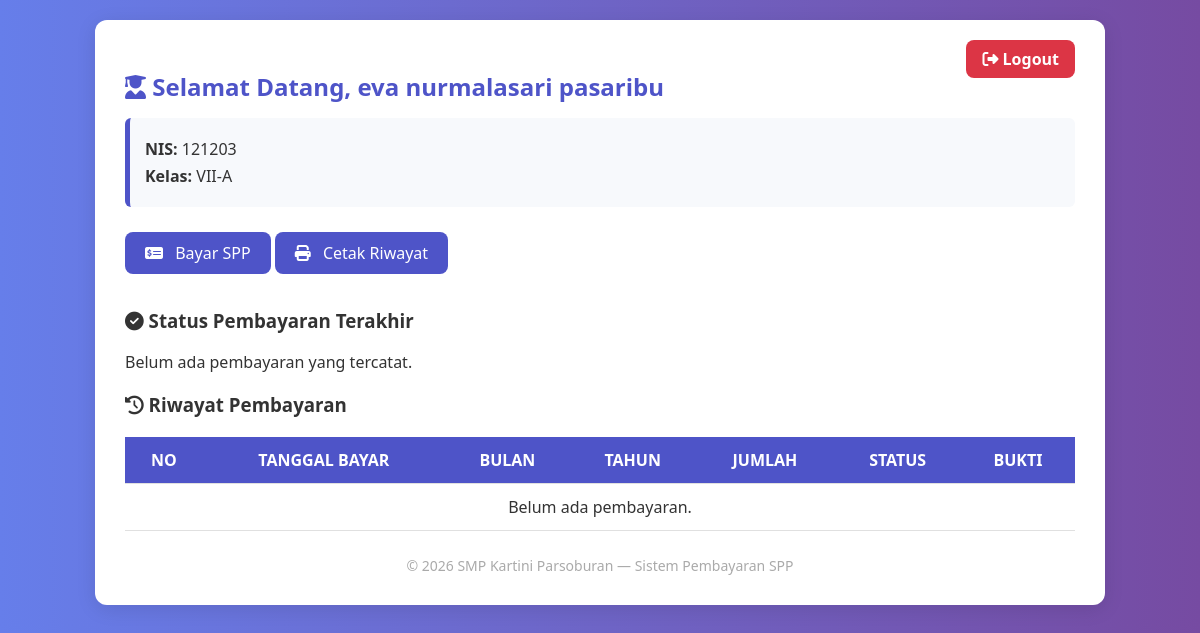
The app's page /siswa/dashboard.php (signed in) with its own data.
### tables this page shows
CREATE TABLE `siswa` (
  `id` int(11) NOT NULL,
  `id_user` int(11) NOT NULL,
  `nama` varchar(50) NOT NULL,
  `kelas` varchar(10) NOT NULL,
  `nis` varchar(10) NOT NULL
);

### siswa/dashboard.php (the view, shortened to what this page needs)
<?php
include '../config/koneksi.php';
$id_user = $_SESSION['id'];
$query_siswa = mysqli_query($koneksi, "SELECT * FROM siswa WHERE id_user = '$id_user'");
$data_siswa = mysqli_fetch_assoc($query_siswa);
if (!$data_siswa) {
    echo "<script>alert('Data siswa tidak ditemukan. Silakan hubungi admin.');</script>";
    $nama_siswa = 'Tidak ditemukan';
    $nis_siswa = '-';
    $kelas_siswa = '-';
    $id_siswa = 0;
} else {
    $nama_siswa = $data_siswa['nama'];
    $nis_siswa = $data_siswa['nis'];
    $kelas_siswa = $data_siswa['kelas'];
    $id_siswa = $data_siswa['id'];
}
$bulan_ini = date('F');
$tahun_ini = date('Y');
?>
<!DOCTYPE html>
<html lang="id">
<head>
    <link rel="stylesheet" href="https://cdnjs.cloudflare.com/ajax/libs/font-awesome/6.5.0/css/all.min.css">
</head>
<body>
<div class="container">
    <a href="../logout.php" class="logout-btn"><i class="fas fa-sign-out-alt"></i> Logout</a>
    <h2><i class="fas fa-user-graduate"></i> Selamat Datang, <?= htmlspecialchars($nama_siswa) ?></h2>
    <div class="info">
        <p><strong>NIS:</strong> <?= htmlspecialchars($nis_siswa) ?></p>
        <p><strong>Kelas:</strong> <?= htmlspecialchars($kelas_siswa) ?></p>
    </div>
    <?php if ($id_siswa != 0): ?>
        <a href="bayar_spp.php?bulan=<?= $bulan_ini ?>&tahun=<?= $tahun_ini ?>" class="upload-btn">
            <i class="fas fa-money-check-alt"></i> Bayar SPP
        </a>
        <a href="cetak_riwayat.php" class="upload-btn" target="_blank">
            <i class="fas fa-print"></i> Cetak Riwayat
        </a>
        <h3><i class="fas fa-check-circle"></i> Status Pembayaran Terakhir</h3>
        <?php
        $last = mysqli_query($koneksi, "SELECT * FROM pembayaran WHERE id_siswa = '$id_siswa' ORDER BY tanggal_bayar DESC LIMIT 1");
        $latest = mysqli_fetch_assoc($last);
        if ($latest) {
            echo "<p><strong>Bulan:</strong> " . htmlspecialchars($latest['bulan']) . " " . htmlspecialchars($latest['tahun']) . "</p>";
            echo "<p><strong>Status:</strong> " .
                ($latest['status'] == 'lunas'
                    ? "<span class='status-lunas'>Lunas</span>"
                    : "<span class='status-pending'>Menunggu Verifikasi</span>") . "</p>";
        } else {
            echo "<p>Belum ada pembayaran yang tercatat.</p>";
        }
        ?>
        <h3><i class="fas fa-history"></i> Riwayat Pembayaran</h3>
        <table>
            <tr>
                <th>No</th>
                <th>Tanggal Bayar</th>
                <th>Bulan</th>
                <th>Tahun</th>
                <th>Jumlah</th>
                <th>Status</th>
                <th>Bukti</th>
            </tr>
            <?php
            $no = 1;
            $riwayat = mysqli_query($koneksi, "SELECT * FROM pembayaran WHERE id_siswa = '$id_siswa' ORDER BY tanggal_bayar DESC");
            if (mysqli_num_rows($riwayat) > 0) {
                while ($row = mysqli_fetch_assoc($riwayat)) {
                    echo "<tr>";
                    echo "<td>" . $no++ . "</td>";
                    echo "<td>" . htmlspecialchars($row['tanggal_bayar']) . "</td>";
                    echo "<td>" . htmlspecialchars($row['bulan']) . "</td>";
                    echo "<td>" . htmlspecialchars($row['tahun']) . "</td>";
                    echo "<td>Rp " . number_format($row['jumlah'], 0, ',', '.') . "</td>";
                    echo "<td>" .
                        ($row['status'] == 'lunas'
                            ? "<span class='status-lunas'>Lunas</span>"
                            : "<span class='status-pending'>Menunggu Verifikasi</span>") . "</td>";
                    echo "<td>";
                    if (!empty($row['bukti'])) {
                        echo "<a href='../uploads/" . htmlspecialchars($row['bukti']) . "' target='_blank'><i class='fas fa-image'></i> Lihat</a>";
                    } else {
                        echo "Belum Upload";
                    }
                    echo "</td>";
                    echo "</tr>";
                }
            } else {
                echo "<tr><td colspan='7'>Belum ada pembayaran.</td></tr>";
            }
            ?>
        </table>
    <?php else: ?>
        <p style="color: red;">⚠️ Akun Anda belum terhubung ke data siswa. Silakan hubungi admin.</p>
    <?php endif; ?>
    <div class="footer">
        &copy; <?= date('Y') ?> SMP Kartini Parsoburan — Sistem Pembayaran SPP
    </div>
</div>
</body>
</html>

### siswa/dashboard.php (style rules this page uses)
body { font-family: 'Segoe UI', sans-serif; background: linear-gradient(to right, #667eea, #764ba2); color: #333; margin: 0; padding: 20px; }
.container { max-width: 950px; margin: auto; background: #fff; padding: 30px; border-radius: 12px; box-shadow: 0 4px 20px rgba(0,0,0,0.1); position: relative; }
.logout-btn { position: absolute; top: 20px; right: 30px; background-color: #dc3545; color: white; padding: 8px 16px; border-radius: 8px; text-decoration: none; font-weight: bold; }
h2 { color: #4e54c8; margin-bottom: 15px; }
.info { margin-bottom: 25px; padding: 15px; background: #f7f9fc; border-left: 5px solid #4e54c8; border-radius: 6px; }
.info p { margin: 5px 0; font-size: 16px; }
table { width: 100%; border-collapse: collapse; margin-top: 20px; }
th, td { padding: 12px; border-bottom: 1px solid #e0e0e0; text-align: center; }
th { background-color: #4e54c8; color: white; text-transform: uppercase; }
.upload-btn { display: inline-block; margin-bottom: 15px; background-color: #4e54c8; color: white; padding: 10px 20px; border-radius: 8px; text-decoration: none; transition: 0.3s; }
.upload-btn i { margin-right: 8px; }
.footer { margin-top: 25px; font-size: 14px; text-align: center; color: #aaa; }
a { color: #4e54c8; }

### records on screen
siswa: nama "eva nurmalasari pasaribu", nis "121203", kelas "VII-A"
